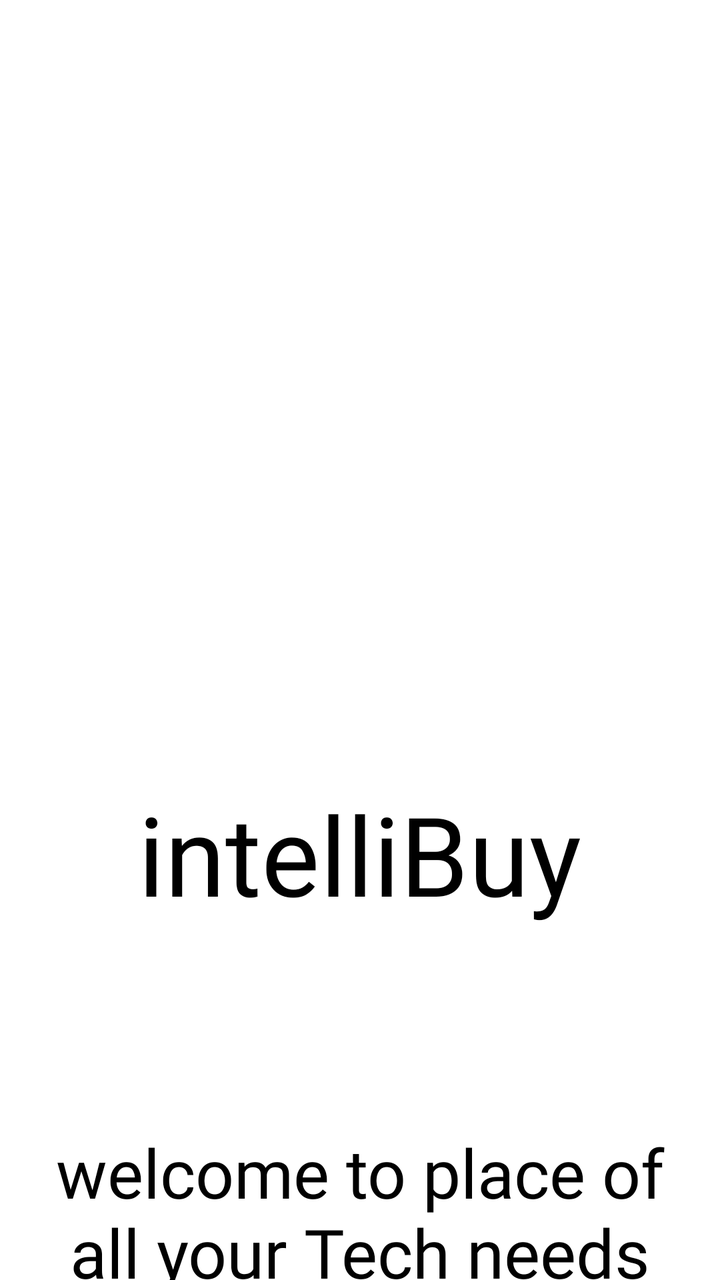
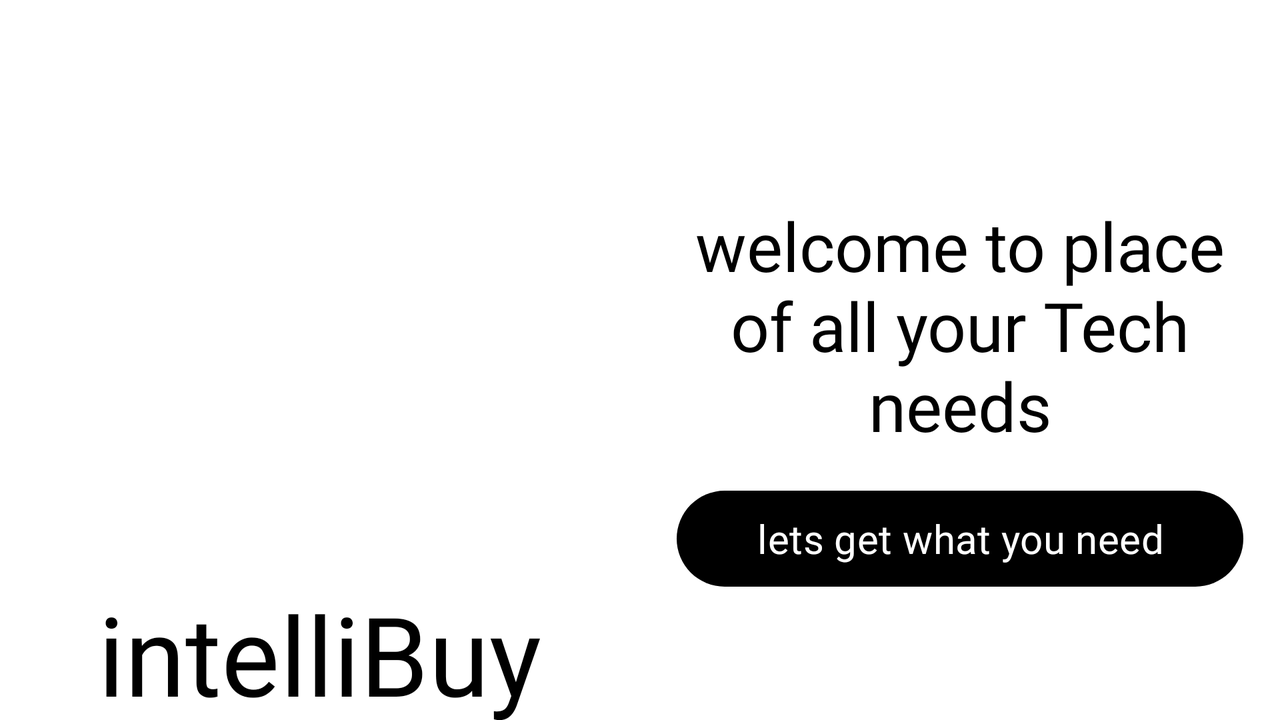

An Android layout and its configuration variant, each rendered on a device that would load it. The default file and the variant file are quoted in full after the pictures.
<!-- AndroidManifest.xml: application theme Theme.Intel -->
<!-- res/layout/activity_main.xml -->
<LinearLayout xmlns:android="http://schemas.android.com/apk/res/android"
    xmlns:app="http://schemas.android.com/apk/res-auto"
    xmlns:tools="http://schemas.android.com/tools"
    android:id="@+id/Main"
    android:background="@color/white"
    android:orientation="vertical"
    android:layout_width="match_parent"
    android:layout_height="match_parent"
    >


    <ImageView
        android:id="@+id/imageView4"
        android:layout_width="200dp"
        android:layout_height="200dp"
        android:layout_gravity="center"
        android:layout_marginTop="130dp"
        android:background="@drawable/circle"
        android:padding="40dp"
        app:srcCompat="@drawable/logo"
        android:contentDescription="null"
        tools:ignore="HardcodedText" />
    <TextView
        android:layout_width="wrap_content"
        android:layout_height="wrap_content"
        android:layout_gravity="center"
        android:fontFamily="@font/lemon"
        android:text="intelliBuy"
        android:textSize="55sp"
        android:textColor="@color/black"
        android:layout_marginTop="60dp"/>




    <TextView
        android:layout_width="wrap_content"
        android:layout_height="wrap_content"
        android:layout_gravity="center"
        android:layout_marginTop="100dp"
        android:fontFamily="@font/lemon"
        android:paddingLeft="20dp"
        android:paddingRight="20dp"
        android:text="welcome to place of all your Tech needs"
        android:textAlignment="center"
        android:textColor="@color/black"
        android:textSize="34sp" />

    <Button
        android:id="@+id/btnStart"
        android:layout_width="wrap_content"
        android:layout_height="wrap_content"
        android:layout_gravity="center"
        android:layout_marginTop="30dp"
        android:background="@drawable/button"
        android:fontFamily="@font/lemon"
        android:paddingLeft="40dp"
        android:paddingRight="40dp"
        android:text="lets get what you need"
        android:textAlignment="center"
        android:textSize="20sp"
        app:backgroundTint="@color/black" />


</LinearLayout>
<!-- resources referenced by this layout -->
<resources>
  <color name="black">#FF000000</color>
  <color name="white">#FFFFFFFF</color>
  <!-- drawable button (drawable) -->
  <?xml version="1.0" encoding="utf-8"?>
  <shape xmlns:android="http://schemas.android.com/apk/res/android">
      <solid android:color="@color/black"/>
      <corners android:radius="200dp"/>
  </shape>
  <!-- drawable logo: png bitmap (mipmap-hdpi, 4765 bytes) -->
  <style name="Theme.Intel" parent="Base.Theme.Intel" />
  <style name="Base.Theme.Intel" parent="Theme.Material3.DayNight.NoActionBar">
          
          
      </style>
</resources>
<!-- res/layout-land/activity_main.xml (the repository's variant of the layout above) -->
<!-- drawn on the phone turned sideways -->
<LinearLayout xmlns:android="http://schemas.android.com/apk/res/android"
    xmlns:app="http://schemas.android.com/apk/res-auto"
    xmlns:tools="http://schemas.android.com/tools"
    android:id="@+id/Main"
    android:background="@color/white"
    android:orientation="horizontal"
    android:layout_width="match_parent"
    android:layout_height="match_parent">


    <LinearLayout
        android:layout_width="0dp"
        android:layout_weight="1"
        android:layout_height="match_parent"
        android:orientation="vertical">
        <ImageView
            android:id="@+id/imageView4"
            android:layout_width="200dp"
            android:layout_height="200dp"
            android:layout_gravity="center"
            android:layout_marginTop="30dp"
            android:background="@drawable/circle"
            android:padding="40dp"
            app:srcCompat="@drawable/logo"
            android:contentDescription="null"
            tools:ignore="HardcodedText" />
        <TextView
            android:layout_width="wrap_content"
            android:layout_height="wrap_content"
            android:layout_gravity="center"
            android:fontFamily="@font/lemon"
            android:text="intelliBuy"
            android:textSize="55sp"
            android:textColor="@color/black"
            android:layout_marginTop="60dp"/>
    </LinearLayout>
    <LinearLayout
        android:layout_width="0dp"
        android:layout_weight="1"
        android:layout_height="match_parent"
        android:orientation="vertical">
        <TextView
            android:layout_width="wrap_content"
            android:layout_height="wrap_content"
            android:layout_gravity="center"
            android:layout_marginTop="100dp"
            android:fontFamily="@font/lemon"
            android:paddingLeft="20dp"
            android:paddingRight="20dp"
            android:text="welcome to place of all your Tech needs"
            android:textAlignment="center"
            android:textColor="@color/black"
            android:textSize="34sp" />
        <Button
            android:id="@+id/btnStart"
            android:layout_width="wrap_content"
            android:layout_height="wrap_content"
            android:layout_gravity="center"
            android:layout_marginTop="20dp"
            android:background="@drawable/button"
            android:fontFamily="@font/lemon"
            android:paddingLeft="40dp"
            android:paddingRight="40dp"
            android:text="lets get what you need"
            android:textColor="@color/white"
            android:textAlignment="center"
            android:textSize="20sp"
            app:backgroundTint="@color/black" />

    </LinearLayout>












</LinearLayout>
